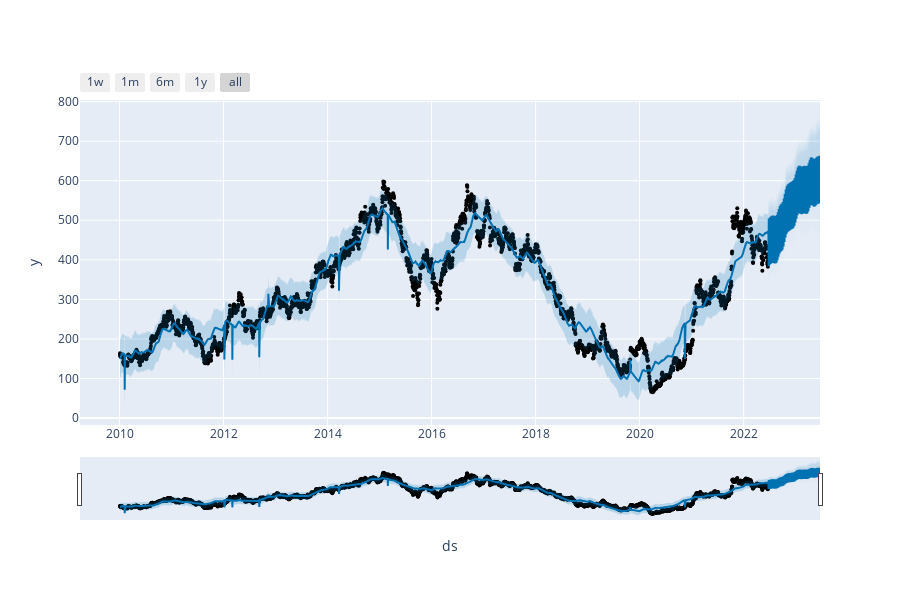

Notebook code for this chart:
### Code cell
plot_plotly(prophet,predictions)

### Figure 1 — Plotly figure (JSON) as saved in the notebook; plotly's stock layout.template omitted (floating-point values rounded to 4 significant figures; data arrays with more than 128 entries replaced by an {"elided": "..."} marker saying what was removed)
{"data": [{"marker": {"color": "black", "size": 4}, "mode": "markers", "name": "Actual", "type": "scatter", "x": {"elided": "3077 str values"}, "y": {"elided": "3077 float values"}}, {"hoverinfo": "skip", "line": {"width": 0}, "mode": "lines", "type": "scatter", "x": {"elided": "3449 str values"}, "y": {"elided": "3449 float values"}}, {"fill": "tonexty", "fillcolor": "rgba(0, 114, 178, 0.2)", "line": {"color": "#0072B2", "width": 2}, "mode": "lines", "name": "Predicted", "type": "scatter", "x": {"elided": "3449 str values"}, "y": {"elided": "3449 float values"}}, {"fill": "tonexty", "fillcolor": "rgba(0, 114, 178, 0.2)", "hoverinfo": "skip", "line": {"width": 0}, "mode": "lines", "type": "scatter", "x": {"elided": "3449 str values"}, "y": {"elided": "3449 float values"}}], "layout": {"height": 600, "showlegend": false, "width": 900, "xaxis": {"rangeselector": {"buttons": [{"count": 7, "label": "1w", "step": "day", "stepmode": "backward"}, {"count": 1, "label": "1m", "step": "month", "stepmode": "backward"}, {"count": 6, "label": "6m", "step": "month", "stepmode": "backward"}, {"count": 1, "label": "1y", "step": "year", "stepmode": "backward"}, {"step": "all"}]}, "rangeslider": {"visible": true}, "title": {"text": "ds"}, "type": "date"}, "yaxis": {"title": {"text": "y"}}}}
